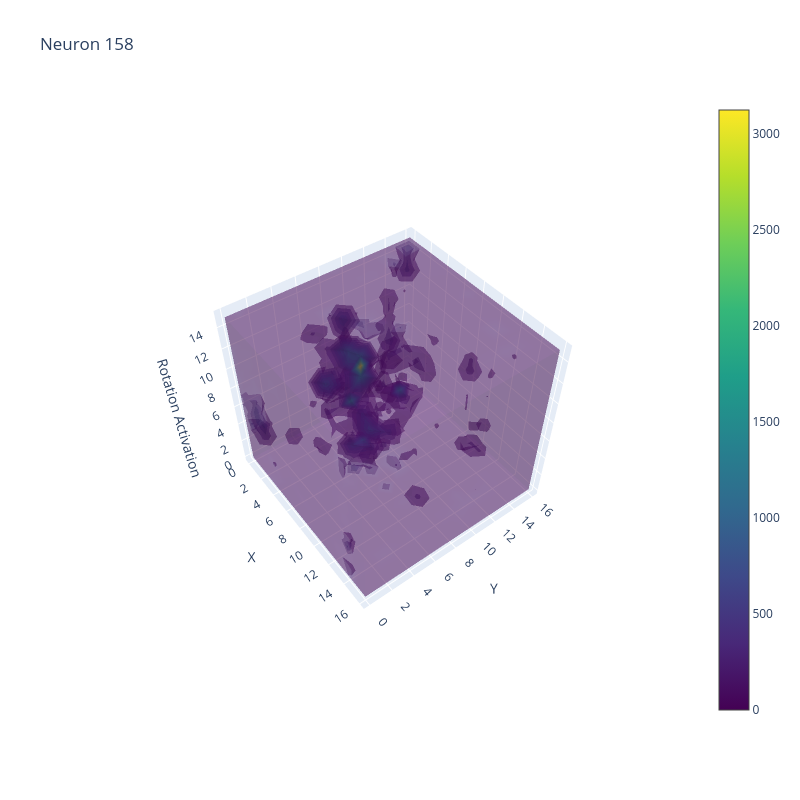

Here is the notebook cell this chart was saved with:
### Code cell
import plotly.graph_objects as go
%matplotlib widget

#envLen = 200
i += 1

print(len(significant_neurons))
idx = significant_neurons[i]

data = hdRateMap[:, :, idx, :]

#n_bins = binCount
#n_rotations = hdBinCount

x, y, z = np.meshgrid(np.arange(n_bins), np.arange(n_bins), np.arange(n_rotations))

x_flat = x.flatten()
y_flat = y.flatten()
z_flat = z.flatten()
data_flat = data.flatten()

fig = go.Figure(data=go.Volume(
    x=x_flat,
    y=y_flat,
    z=z_flat,
    value=data_flat,
    opacity=0.3,
    isomin=0,#np.min(data),   
    isomax=np.max(data),  
    surface_count=20,
    colorscale='Viridis'
))

fig.update_layout(
    title=f"Neuron {idx}",
    scene=dict(
        xaxis_title='X',
        yaxis_title='Y',
        zaxis_title='Rotation Activation',
        xaxis=dict(nticks=10),
        yaxis=dict(nticks=10),
        zaxis=dict(nticks=10),
    ),
    width=800,
    height=800
)

fig.show()

### Figure 1 — Plotly figure (JSON) as saved in the notebook; plotly's stock layout.template omitted (floating-point values rounded to 4 significant figures; data arrays with more than 128 entries replaced by an {"elided": "..."} marker saying what was removed)
{"data": [{"colorscale": [[0, "#440154"], [0.1111, "#482878"], [0.2222, "#3e4989"], [0.3333, "#31688e"], [0.4444, "#26828e"], [0.5556, "#1f9e89"], [0.6667, "#35b779"], [0.7778, "#6ece58"], [0.8889, "#b5de2b"], [1, "#fde725"]], "isomax": 3125.0, "isomin": 0, "opacity": 0.3, "surface": {"count": 20}, "type": "volume", "value": {"elided": "4624 float values"}, "x": {"elided": "4624 int values"}, "y": {"elided": "4624 int values"}, "z": {"elided": "4624 int values"}}], "layout": {"height": 800, "scene": {"aspectmode": "auto", "aspectratio": {"x": 1.022, "y": 1.022, "z": 0.9579}, "camera": {"center": {"x": 0, "y": 0, "z": 0}, "eye": {"x": 1.828, "y": -1.359, "z": 2.434}, "projection": {"type": "perspective"}, "up": {"x": -0.0006103, "y": 0.0008976, "z": 1.0}}, "xaxis": {"nticks": 10, "title": {"text": "X"}, "type": "linear"}, "yaxis": {"nticks": 10, "title": {"text": "Y"}, "type": "linear"}, "zaxis": {"nticks": 10, "title": {"text": "Rotation Activation"}, "type": "linear"}}, "title": {"text": "Neuron 158"}, "width": 800}}
